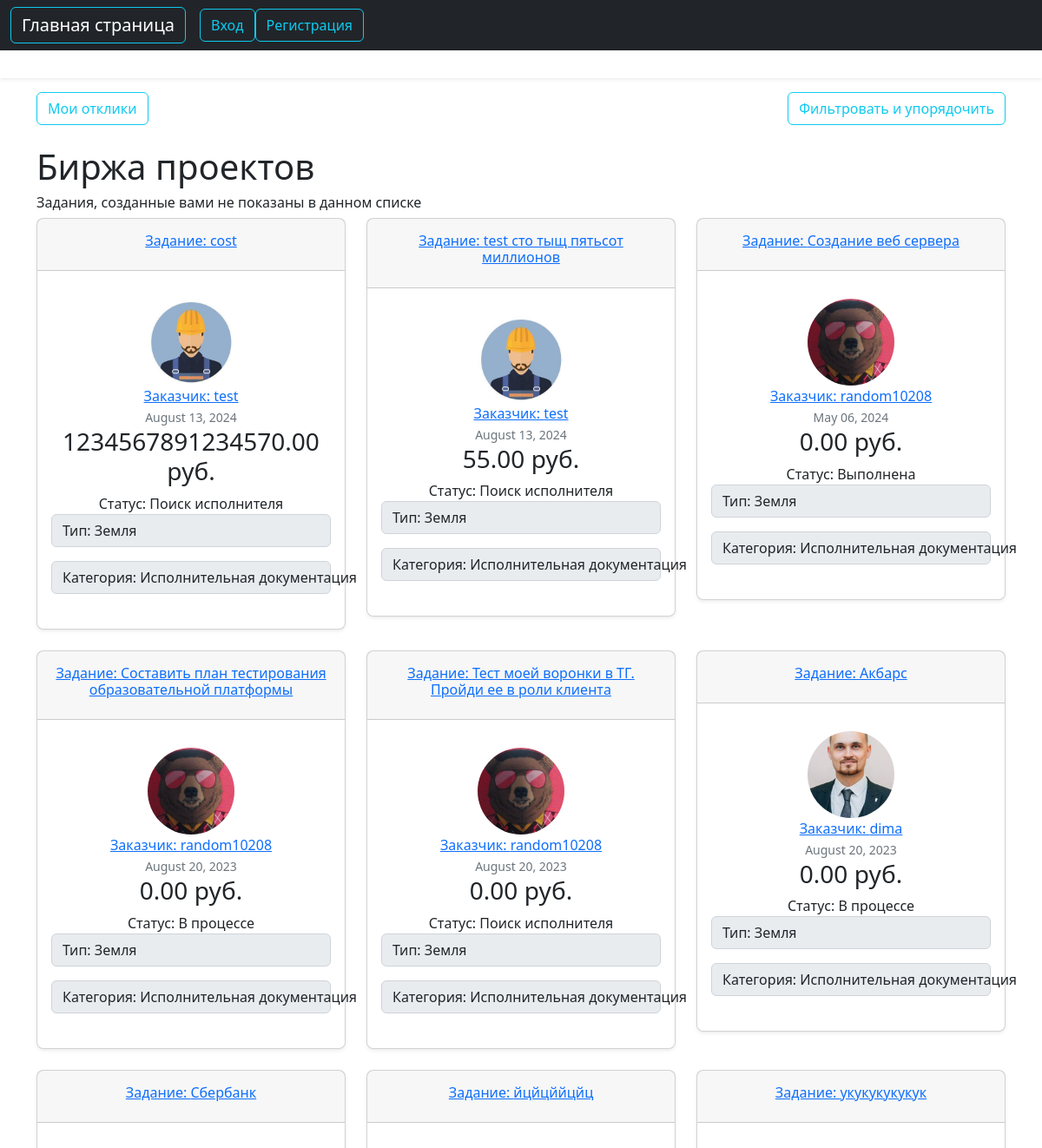
Before: /task (upper part) with the older database file.
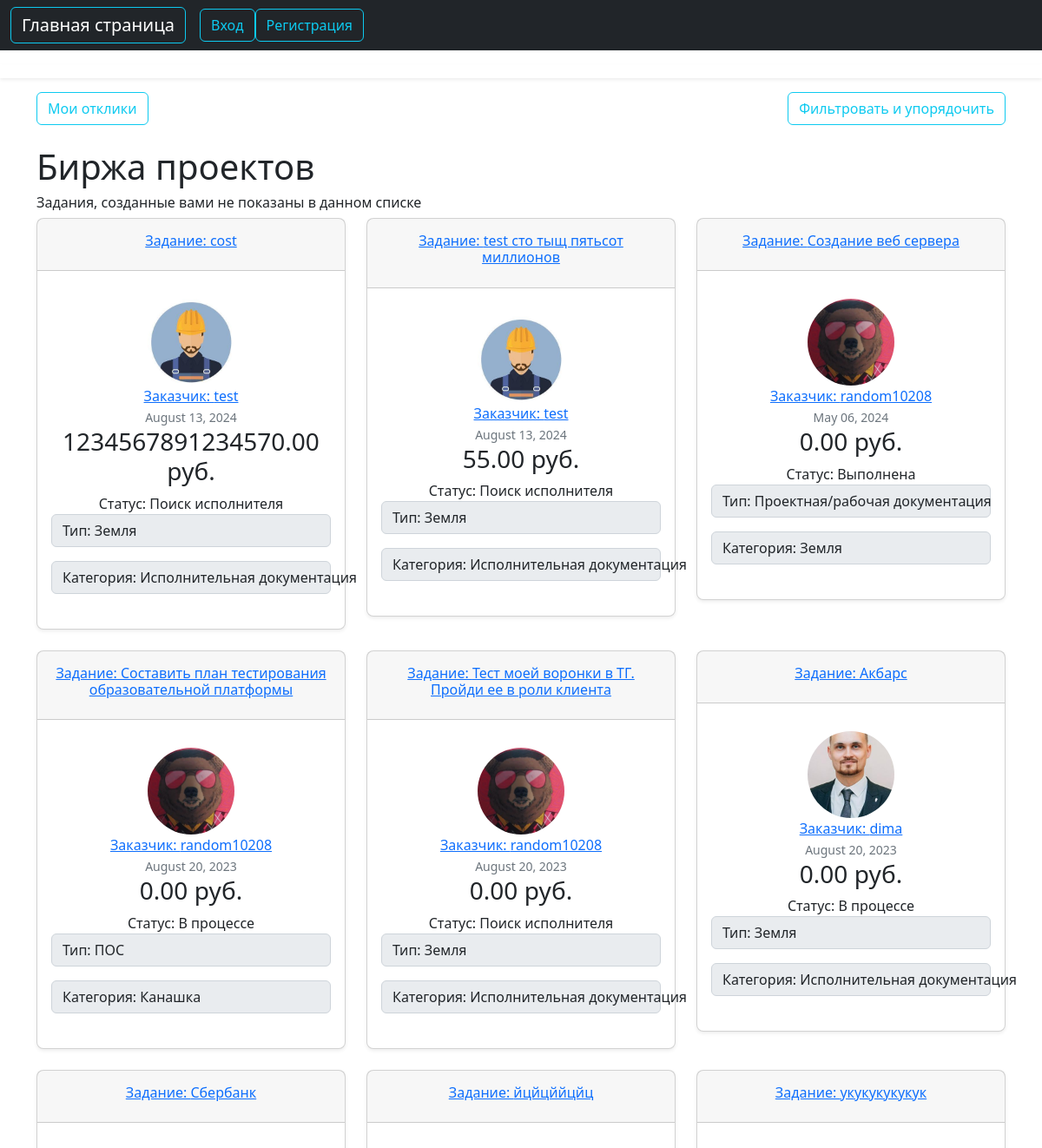
After: the same page with the newer database file.
### searchwork/models.py (models this page shows, shortened)
class Task(models.Model):
    title = models.CharField(max_length=100)
    content = models.TextField()
    date_posted = models.DateTimeField(default=timezone.now)
    author = models.ForeignKey(User, on_delete=models.CASCADE, related_name="client_user")
    worker = models.ForeignKey(User, on_delete=models.SET_NULL, null=True, related_name="worker_user")
    status = models.CharField(max_length=200, choices=STATUS_CHOICES, default='Поиск исполнителя')
    budget = models.DecimalField(max_digits=18, decimal_places=2, default=0.00)
    type = models.CharField(max_length=200, choices=TYPE_CHOICES, null=False, default='Исполнительная документация')
    category = models.CharField(max_length=200, choices=CATEGORY_CHOICES, null=False, default='Земля')

### users/models.py (models this page shows, shortened)
class Profile(models.Model):
    user = models.OneToOneField(User, on_delete=models.CASCADE)
    image = models.ImageField(default='default.jpg', upload_to='profile_pics')

### searchwork/views.py (the view)
# urls.py: path('task', TaskListView.as_view(), name='tasks-home'),
class TaskListView(ListView):
    model = Task
    template_name = 'searchwork/home.html'
    context_object_name = 'tasks'
    ordering = ['-date_posted']
    paginate_by = 10

### searchwork/templates/searchwork/home.html (shortened to what this page needs)
{% extends "searchwork/base_worker.html" %}
{% block content %}
        {% if tasks %}
<div class="d-flex justify-content-between">
            <a class="btn btn-outline-info" href="{% url 'my-offers' user.username %}">Мои отклики</a>
<div>
            <a class="btn btn-outline-info" href="{% url 'filter-home' %}">Фильтровать и упорядочить</a>
</div>
</div>
<br/>
            <h1>Биржа проектов</h1>
            <h6>Задания, созданные вами не показаны в данном списке</h6>
            <div class="row row-cols-1 row-cols-md-3 mb-3 text-center">
                {% for task in tasks %}
                    {% if task.author != user %}
                      <div class="col">
                        <div class="card mb-4 rounded-3 shadow-sm">
                          <div class="card-header py-3">
                              <a class="card-title pricing-card-title" href="{% url 'task-detail' task.id %}"><h6>Задание: {{ task.title }}</h6></a>
                          </div>
                          <div class="card-body">
                            <ul class="list-unstyled mt-3 mb-4">
                              <li>
                                  <img class="rounded-circle article-img" src="{{ task.author.profile.image.url }}" width="100" height="100" alt="аватар заказчика">
                              </li>
                                <li><a class="mr-2" href="{% url 'user-tasks' task.author.username %}">Заказчик: {{ task.author }}</a></li>
                              <li><small class="text-muted">{{ task.date_posted|date:"F d, Y" }}</small></li>
                                <li><h3>{{ task.budget }} руб.</h3></li>
                              <li>Статус: {{ task.status }}</li>
                                <p class="input-group-text">Тип: {{ task.type }}</p>
                                <p class="input-group-text">Категория: {{ task.category }}</p>
                            </ul>
                          </div>
                        </div>
                      </div>
                    {% endif %}
                {% endfor %}
            </div>
        {% else %}
            <h1>В системе пока не зарегистрировано ни одного задания.</h1>
            <a class="btn btn-outline-info" href="{% url 'client' %}">Стать заказчиком</a>
        {% endif %}
{% endblock content %}

Changed rows visible on the page:
changed Task "Создание веб сервера": type "Земля" → "Проектная/рабочая документация"; category "Исполнительная документация" → "Земля"
changed Task "Составить план тестирования образовательной платформы": type "Земля" → "ПОС"; category "Исполнительная документация" → "Канашка"
